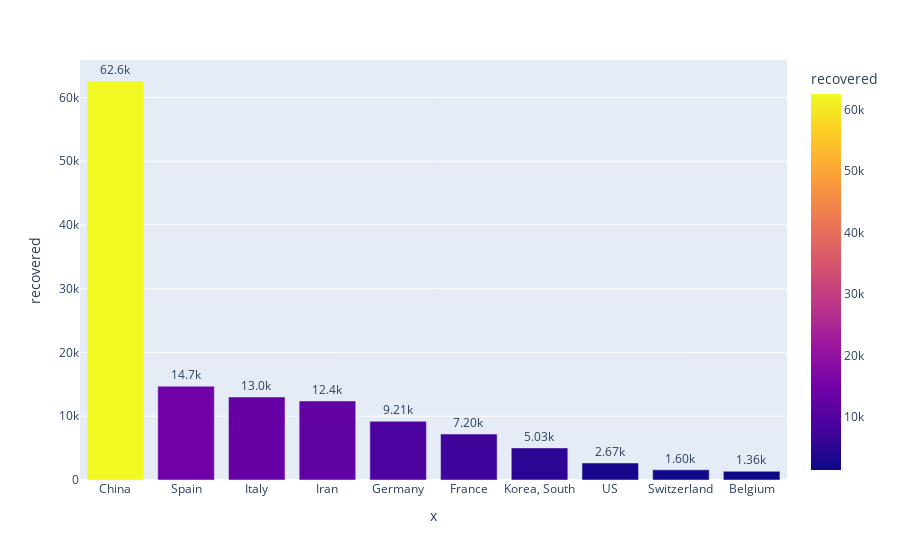

Source (notebook cell):
### Code cell
fig = px.bar(top_10_recovered, x=top_10_recovered.index, y='recovered', text='recovered', color='recovered')
fig.update_traces(texttemplate='%{text:.3s}', textposition='outside')
fig.update_layout(uniformtext_minsize=8, uniformtext_mode = 'hide')
fig.show()

### Figure 1 — Plotly figure (JSON) as saved in the notebook; plotly's stock layout.template omitted (floating-point values rounded to 4 significant figures)
{"data": [{"alignmentgroup": "True", "hoverlabel": {"namelength": 0}, "hovertemplate": "x=%{x}<br>recovered=%{marker.color}", "legendgroup": "", "marker": {"color": [62570, 14709, 13030, 12391, 9211, 7202, 5033, 2665, 1595, 1359], "coloraxis": "coloraxis"}, "name": "", "offsetgroup": "", "orientation": "v", "showlegend": false, "text": [62570, 14709, 13030, 12391, 9211, 7202, 5033, 2665, 1595, 1359], "textposition": "outside", "texttemplate": "%{text:.3s}", "type": "bar", "x": ["China", "Spain", "Italy", "Iran", "Germany", "France", "Korea, South", "US", "Switzerland", "Belgium"], "xaxis": "x", "y": [62570, 14709, 13030, 12391, 9211, 7202, 5033, 2665, 1595, 1359], "yaxis": "y"}], "layout": {"barmode": "relative", "coloraxis": {"colorbar": {"title": {"text": "recovered"}}, "colorscale": [[0, "#0d0887"], [0.1111, "#46039f"], [0.2222, "#7201a8"], [0.3333, "#9c179e"], [0.4444, "#bd3786"], [0.5556, "#d8576b"], [0.6667, "#ed7953"], [0.7778, "#fb9f3a"], [0.8889, "#fdca26"], [1, "#f0f921"]]}, "legend": {"tracegroupgap": 0}, "margin": {"t": 60}, "uniformtext": {"minsize": 8, "mode": "hide"}, "xaxis": {"anchor": "y", "domain": [0, 1], "title": {"text": "x"}}, "yaxis": {"anchor": "x", "domain": [0, 1], "title": {"text": "recovered"}}}}
